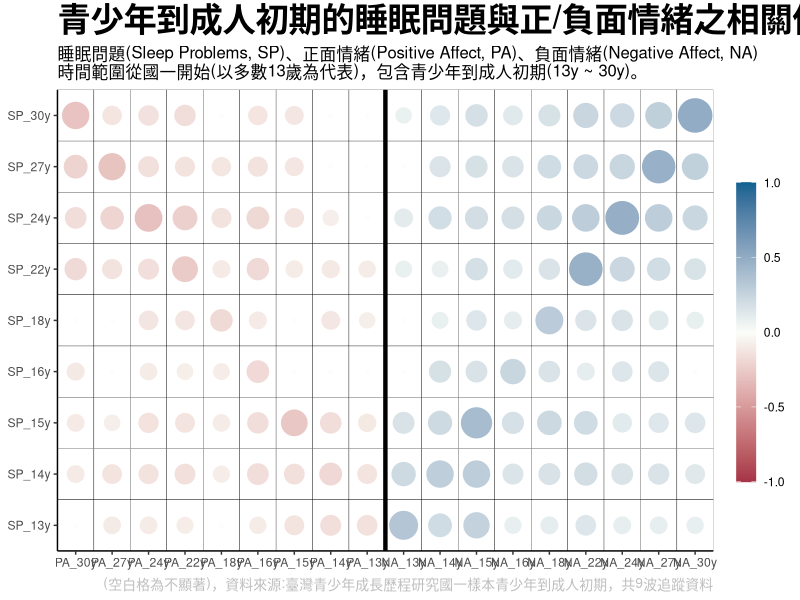

R code for this plot:
library(readxl)
library(tidyverse)
library(lavaan)
library(magrittr)

# 讀資料 ----
## 先預處理
corr1 <- read_excel("30 practice/corr/corr.xlsx", 
                   sheet = "xyz3")

cor_nm <- colnames(corr1)[-1]

## 標籤
xlevel <- c("PA_30y", "PA_27y", "PA_24y", "PA_22y", "PA_18y", "PA_16y",
            "PA_15y", "PA_14y", "PA_13y",
            "NA_13y", "NA_14y", "NA_15y", "NA_16y", "NA_18y", "NA_22y", 
            "NA_24y", "NA_27y", "NA_30y") 
ylevel <- c("SP_13y", "SP_14y", "SP_15y", "SP_16y", 
            "SP_18y", "SP_22y", "SP_24y", "SP_27y", 
            "SP_30y")

# 整理資料 ----
corr1.1 <- corr1 %>% 
  rename("yvar" = "...1") |>
  pivot_longer(cols = cor_nm , names_to = "xvar") |>
  mutate(across(c(xvar, yvar), as.factor)) |>
  transform( 
    xvar = factor(xvar,levels = xlevel),
    yvar = factor(yvar,levels = ylevel)
  )

# 畫圖 ----

p <- 
corr1.1 %>%
  ggplot(aes(xvar, yvar, col = value)) + ## to get the rect filled
  geom_tile(col="black", fill="white") +
  geom_point(aes(size = abs(value), fill = value), 
             shape = "circle", stroke = 0.5) +
  labs(x = NULL, y = NULL, 
       col = "",
       title ="青少年到成人初期的睡眠問題與正/負面情緒之相關係數圖", 
       subtitle = "睡眠問題(Sleep Problems, SP)、正面情緒(Positive Affect, PA)、負面情緒(Negative Affect, NA)\n時間範圍從國一開始(以多數13歲為代表)，包含青少年到成人初期(13y ~ 30y)。", 
       caption = "(空白格為不顯著)，資料來源:臺灣青少年成長歷程研究國一樣本青少年到成人初期，共9波追蹤資料") +
  theme_classic()+
  scale_color_gradient2(mid = "#FBFEF9",low = "#A63446",high = "#0C6291", 
                        limits = c(-1,1))  +
  scale_x_discrete(expand = c(0,0)) +
  scale_y_discrete(expand = c(0,0)) +
  scale_size(range = c(1,11), guide = NULL) +
  guides(fill = FALSE) + 
  guides(colour = guide_colourbar(barwidth = 1, 
                                  barheight = 15)) +   # 調整圖例的長度和寬度
  geom_vline(xintercept = 9.5, linetype = "solid",
             size = 1.5, color = "black") + 
  theme(plot.title = element_text(size = 24, face = "bold"),
        plot.subtitle = element_text(size = 12),
        plot.caption = element_text(size = 10, color = "gray"))

p
